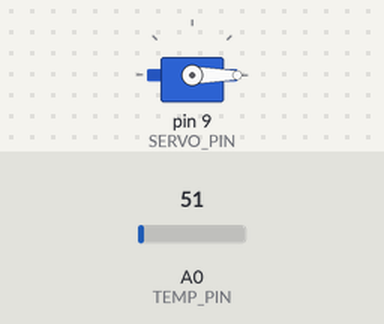
The sketch below on a simulated Arduino Uno, built with avr-gcc and run on an emulated ATmega328P. On the bench: servo. The test bench sets the inputs (shaded band); at power-on: A0 (TEMP_PIN) = 51.

Above: at 1.2 s.
1.3 s: A0 (TEMP_PIN) set to 134
2.8 s: A0 (TEMP_PIN) set to 152
At 3.6 s:
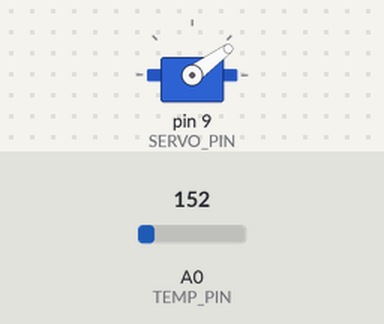
4.4 s: A0 (TEMP_PIN) set to 163
At 5.3 s:
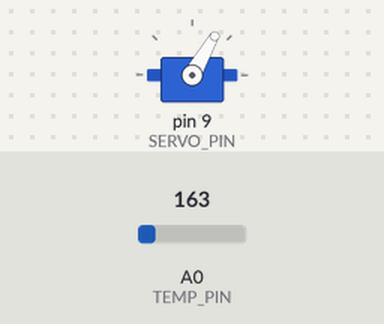
6.2 s: A0 (TEMP_PIN) set to 112
At 7.1 s:
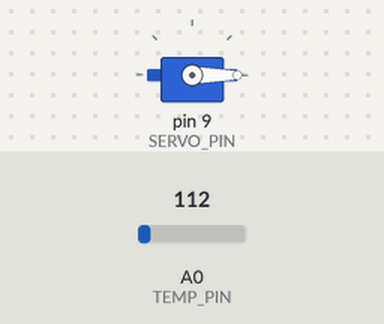
Timing chart, 0 to 9.0 s (numbered marks = the images above; inputs shaded):
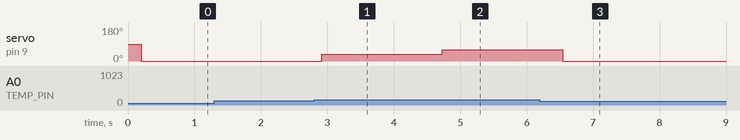

Measured:
- the behaviour switches between 143 and 144 on A0 (TEMP_PIN) (found by bisection; images 0 and 1)
- after the input at 1.3 s, every drawn part: stays the same
- after the input at 2.8 s, servo on pin 9 (SERVO_PIN): 0° → 36° after 0.12 s
- after the input at 4.4 s, servo on pin 9 (SERVO_PIN): 36° → 60° after 0.33 s
- after the input at 6.2 s, servo on pin 9 (SERVO_PIN): 60° → 0° after 0.34 s

The sketch:

thermometre_aiguille.ino
```cpp
#include <Servo.h>;
#include "RunningMedian.h"

// Temperature minimale a afficher
#define MIN_TEMP 15
// Temperature maximal a afficher
#define MAX_TEMP 30

// Angle minimal du servo
#define MIN_SERVO_ANGLE 0
// Angle maximal du servo
#define MAX_SERVO_ANGLE 180

// Broche analogique a laquelle est branchee la sortie du MCP9701
#define TEMP_PIN A0
// Broche a laquelle est branche le servo
#define SERVO_PIN 9

// Decalage de tension a appliquer. La valeur par defaut est de 400 (mV).
// Il vous faudra jouer avec cette valeur si la temperature mesuree est
//   incorrecte. Diminuez cette valeur si la temperature mesuree est trop
//   basse, augmentez cette valeur si la temperature mesuree est trop haute.
#define VOLTAGE_OFFSET 244

// Si place a 1, le servo affichera chaque temperature (de MIN_TEMP a MAX_TEMP),
//   avec une pause de 2 secondes entre chaque temperature, ce qui vous permettra
//   de dessiner les graduation sur votre support.
#define DEBUG_MODE 0

Servo servo;

void setup() {
  servo.attach(SERVO_PIN);
}

void loop() {

  if (DEBUG_MODE) {
    for (int temperature = MIN_TEMP; temperature <= MAX_TEMP; temperature++) {
      // Calcule l'angle du servo a partir de la temperature.
      int servoAngle = map(temperature, MIN_TEMP, MAX_TEMP, MIN_SERVO_ANGLE, MAX_SERVO_ANGLE);
      servo.write(servoAngle);

      delay(2000);
    }
  } else {
    // Initialise un tableau permettant de stocker les temperature. Dix
    //   mesures seront prises d'affilee, puis la mediane sera utilisee
    //   afin d'eliminer les eventuelles mesures erronees (trop basses ou
    //   trop hautes)
    RunningMedian<float,10> samples;

    float temperature = 0.0;

    for (int i = 0; i < 10; i++) {
      // Lit la tension de sortie du MCP9701
      int analogData = analogRead(TEMP_PIN);
      int voltage = (5000 / 1024) * analogData;

      // Calcule la temperature a partir de la tension mesuree
      float currentTemp = (voltage - VOLTAGE_OFFSET) / 19.5;
      currentTemp = constrain(currentTemp, MIN_TEMP, MAX_TEMP);

      // Ajoute la temperature mesuree au tableau de mesures
      samples.add(currentTemp);
      delay(20);
    }

    // Recupere la temperature mediane des mesures effectuees
    samples.getMedian(temperature);

    // Calcule l'angle du servo a partir de la temperature.
    int servoAngle = map(temperature, MIN_TEMP, MAX_TEMP, MIN_SERVO_ANGLE, MAX_SERVO_ANGLE);
    servo.write(servoAngle);

    delay(100);
  }
}
```

RunningMedian.h
```cpp
#ifndef RunningMedian_h
#define RunningMedian_h
//
//    FILE: RunningMedian.h
//  AUTHOR: Rob dot Tillaart at gmail dot com
// PURPOSE: RunningMedian library for Arduino
// VERSION: 0.2.00 - template edition
//     URL: http://playground.arduino.cc/Main/RunningMedian
// HISTORY: 0.2.00 first template version by Ronny
//
// Released to the public domain
//

#include <inttypes.h>

template <typename T, int N> class RunningMedian {

public:

	enum STATUS {OK = 0, NOK = 1};

	RunningMedian() {
		_size = N;
		clear();
	};

	void clear() {
		_cnt = 0;
		_idx = 0;
	};

	void add(T value) {
		_ar[_idx++] = value;
		if (_idx >= _size) _idx = 0; // wrap around
		if (_cnt < _size) _cnt++;
	};

	STATUS getMedian(T& value) {
		if (_cnt > 0) {
			sort();
			value = _as[_cnt/2];
			return OK;
		}
		return NOK;
	};

	STATUS getAverage(float &value) {
		if (_cnt > 0) {
			float sum = 0;
			for (uint8_t i=0; i< _cnt; i++) sum += _ar[i];
			value = sum / _cnt;
			return OK;
		}
		return NOK;
	};

	STATUS getHighest(T& value) {
		if (_cnt > 0) {
			sort();
			value = _as[_cnt-1];
			return OK;
		}
		return NOK;
	};

	STATUS getLowest(T& value) {
		if (_cnt > 0) {
			sort();
			value =  _as[0];
			return OK;
		}
		return NOK;
	};

	unsigned getSize() {
		return _size;
	};

	unsigned getCount() {
		return _cnt;
	}

	STATUS getStatus() {
		return (_cnt > 0 ? OK : NOK);
	};

private:
	uint8_t _size;
	uint8_t _cnt;
	uint8_t _idx;
	T _ar[N];
	T _as[N];
	void sort() {
		// copy
		for (uint8_t i=0; i< _cnt; i++) _as[i] = _ar[i];

		// sort all
		for (uint8_t i=0; i< _cnt-1; i++) {
			uint8_t m = i;
			for (uint8_t j=i+1; j< _cnt; j++) {
				if (_as[j] < _as[m]) m = j;
			}
			if (m != i) {
				T t = _as[m];
				_as[m] = _as[i];
				_as[i] = t;
			}
		}
	};
};

#endif
// --- END OF FILE ---
```
